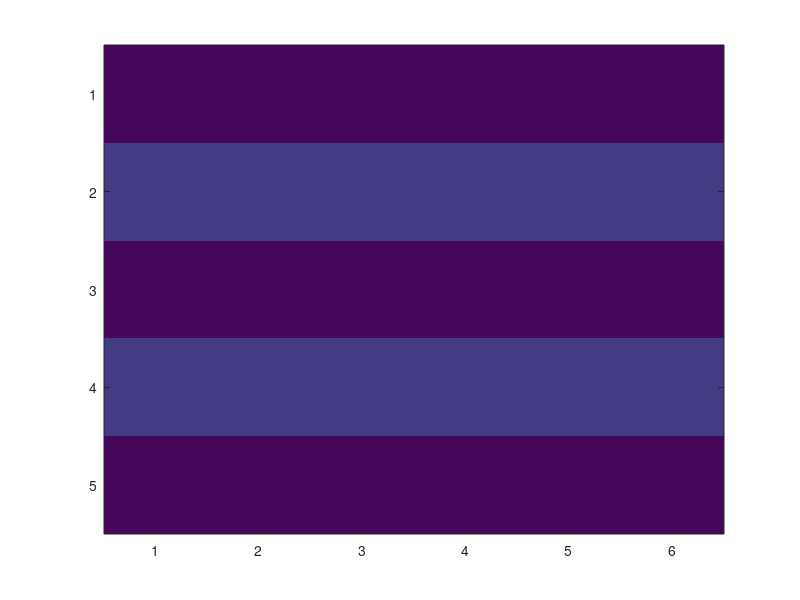

Recreate this plot in MATLAB.
% A3 = imread('cameraman.tif');
% %imshow(image)
% %A1=image(1:128, 1:128);
% %A2=image(129:256, 1:128);
% %A3=image(1:128, 129:256);
% %A4=image(129:256, 129:256);
% %subplot(2,2,1),subimage(A1);
% %subplot(2,2,2),subimage(A2);
% %subplot(2,2,3),subimage(A3);
% %subplot(2,2,4),subimage(A4);
% 
% %joining image
% %X=[A3;A4;A1;A2];
% 
% figure(1), clf, hold on
% subplot(1,2,1)
% imshow(A3);
% 
% degree = 90;
% 
% switch mod(degree, 360)
%     % Special cases
%     case 0
%         imagerot = A3;
%     case 90
%         imagerot = rot90(A3);
%     case 180
%         imagerot = A3(1:1:end, 1:1:end, :);
%     case 270
%         imagerot = rot90(A3(end:-1:1, end:-1:1, :));
% 
%     % General rotations
%     otherwise
% 
%         % Convert to radians and create transformation matrix
%         a = degree*pi/180;
%         R = [+cos(a) +sin(a); -sin(a) +cos(a)];
% 
%         % Figure out the size of the transformed image
%         [m,n,p] = size(A3);
%         dest = round( [1 1; 1 n; m 1; m n]*R );
%         dest = bsxfun(@minus, dest, min(dest)) + 1;
%         imagerot = zeros([max(dest) p],class(A3));
% 
%         % Map all pixels of the transformed image to the original image
%         for ii = 1:size(imagerot,1)
%             for jj = 1:size(imagerot,2)
%                 source = ([ii jj]-dest(1,:))*R.';
%                 if all(source >= 1) && all(source <= [m n])
% 
%                     % Get all 4 surrounding pixels
%                     C = ceil(source);
%                     F = floor(source);
% 
%                     % Compute the relative areas
%                     A = [...
%                         ((C(2)-source(2))*(C(1)-source(1))),...
%                         ((source(2)-F(2))*(source(1)-F(1)));
%                         ((C(2)-source(2))*(source(1)-F(1))),...
%                         ((source(2)-F(2))*(C(1)-source(1)))];
% 
%                     % Extract colors and re-scale them relative to area
%                     cols = bsxfun(@times, A, double(A3(F(1):C(1),F(2):C(2),:)));
% 
%                     % Assign                     
%                     imagerot(ii,jj,:) = sum(sum(cols),2);
% 
%                 end
%             end
%         end        
% end
% 
% subplot(1,2,2)
% imshow(imagerot);
C=[2 2 2 2 2 2;12 12 12 12 12 12;2 2 2 2 2 2;12 12 12 12 12 12;2 2 2 2 2 2];
image(C);